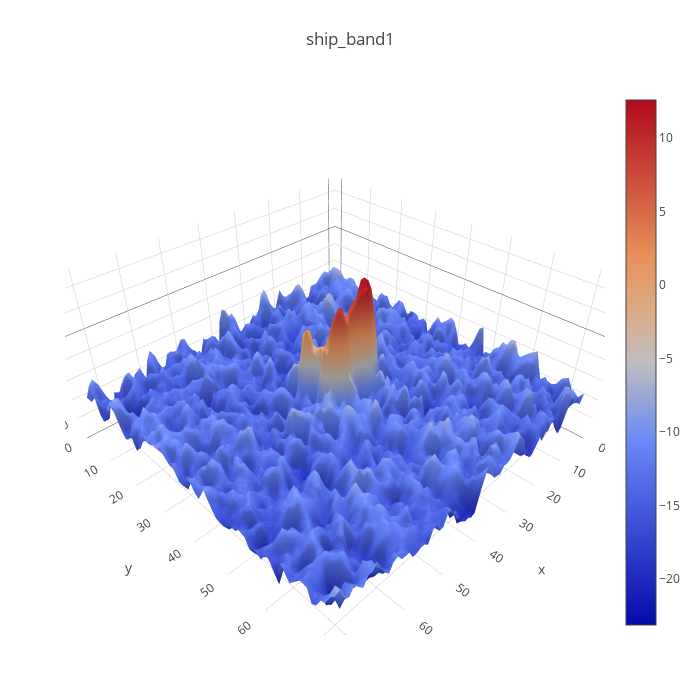

The notebook cell this image was saved under:
### Code cell
plotmy3d(train_images[1,:,:,0], 'ship_band1')

### Figure 1 — Plotly figure (JSON) as saved in the notebook; plotly's stock layout.template omitted (floating-point values rounded to 4 significant figures; data arrays with more than 128 entries replaced by an {"elided": "..."} marker saying what was removed)
{"data": [{"type": "surface", "z": {"elided": "75x75 float values"}}], "layout": {"autosize": false, "height": 700, "margin": {"b": 65, "l": 65, "r": 50, "t": 90}, "title": "ship_band1", "width": 700}}
